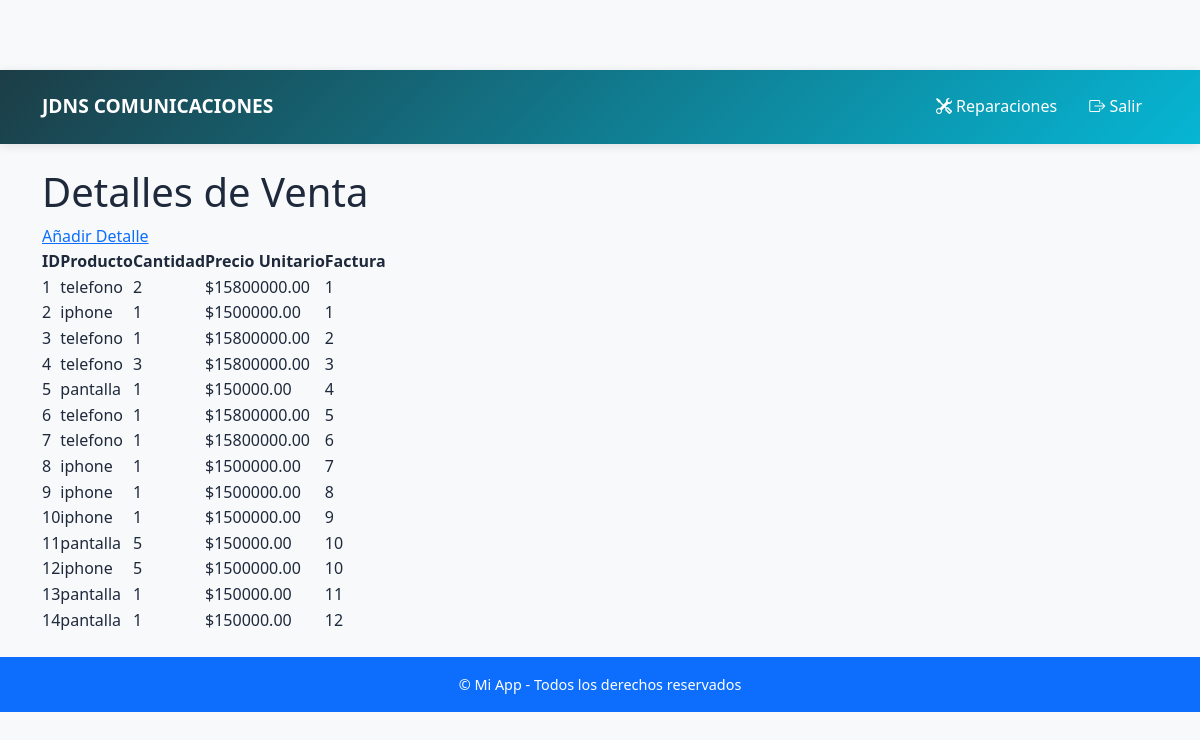
The page /detalle_venta/ (signed in) on the database as committed earlier.
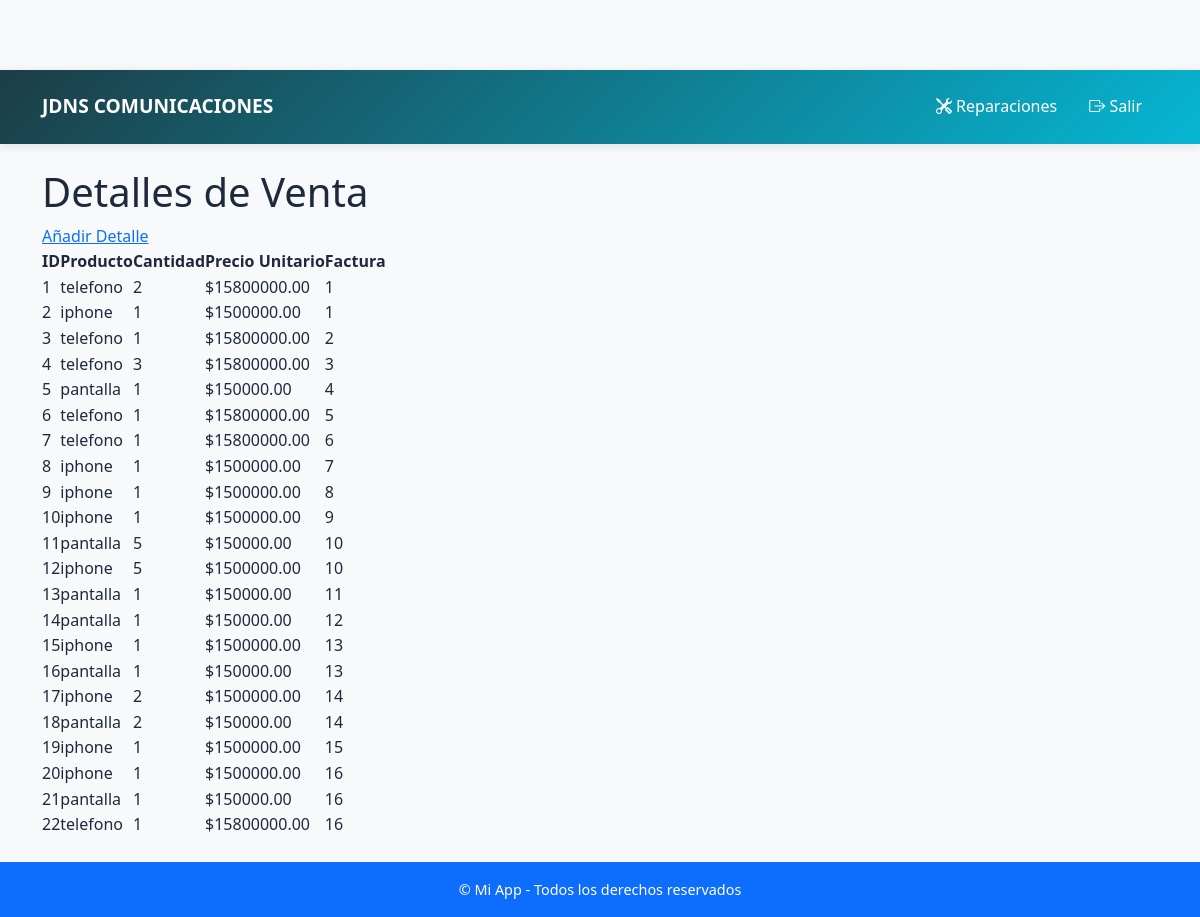
The same page on the database as committed later.
### app/models/users.py (models this page shows)
class DetalleVenta(db.Model):
    __tablename__ = 'detalle_venta'
    iddetalles = db.Column(db.Integer, primary_key=True)
    cantidad = db.Column(db.Integer, nullable=False)
    precio_unitario = db.Column(db.Numeric(10, 2), nullable=False)
    subtotal = db.Column(db.Numeric(10, 2), nullable=False)
    producto_idproducto = db.Column(db.Integer, db.ForeignKey('producto.idproducto'), nullable=False)
    ventas_factura_idventas_factura = db.Column(db.Integer, db.ForeignKey('ventas_factura.idventas_factura'), nullable=False)
    producto = db.relationship('Producto', backref='detalle_ventas')

class Producto(db.Model):
    _tablename_ = 'producto'
    idproducto = db.Column(db.Integer, primary_key=True)
    nombre = db.Column(db.String(100))
    descripcion = db.Column(db.Text)
    tipo = db.Column(db.Enum('repuesto', 'accesorio', 'telefonos', 'computadores'))
    precio_unitario = db.Column(db.Numeric(10, 2))
    stock = db.Column(db.Integer)
    imagen = db.Column(db.String(200))
    empresa_idempresa = db.Column(db.Integer, db.ForeignKey('empresa.idempresa'))

### app/routes/detalle_venta.py (the view)
@bp.route('/')
@login_required
def listar():
    detalles = DetalleVenta.query.all()
    return render_template('detalle_venta_list.html', detalles=detalles)

### app/models/users.py (called while the page is built)
    @property
    def is_authenticated(self):
        return True

### app/templates/detalle_venta_list.html (shortened to what this page needs)
{% extends "base.html" %}
{% block content %}
<h1>Detalles de Venta</h1>
<a href="{{ url_for('detalle_venta.nuevo') }}">Añadir Detalle</a>
<table>
    <thead>
        <tr>
            <th>ID</th>
            <th>Producto</th>
            <th>Cantidad</th>
            <th>Precio Unitario</th>
            <th>Factura</th>
        </tr>
    </thead>
    <tbody>
    {% for d in detalles %}
        <tr>
            <td>{{ d.iddetalles }}</td>
            <td>{{ d.producto.nombre }}</td>
            <td>{{ d.cantidad }}</td>
            <td>${{ "%.2f"|format(d.precio_unitario) }}</td>
            <td>{{ d.ventas_factura_idventas_factura }}</td>
        </tr>
    {% endfor %}
    </tbody>
</table>
{% endblock %}

### app/templates/base.html (shortened to what this page needs)
<!DOCTYPE html>
<html lang="es">
<head>
    <link href="https://cdn.jsdelivr.net/npm/bootstrap@5.3.3/dist/css/bootstrap.min.css" rel="stylesheet">
    <link href="https://cdn.jsdelivr.net/npm/bootstrap-icons@1.11.3/font/bootstrap-icons.css" rel="stylesheet">
    <link rel="stylesheet" href="{{ url_for('static', filename='style.css') }}">
</head>
<body class="bg-light">
<nav class="navbar navbar-expand-lg navbar-dark bg-primary">
        <div class="container">
            <a class="navbar-brand" href="{{ url_for('auth.login') }}">JDNS COMUNICACIONES</a>
            <div class="collapse navbar-collapse" id="navbarNav">
                <ul class="navbar-nav ms-auto">
                    <li class="nav-item">
                        <a class="nav-link" href="{{ url_for('reparacion.nueva_reparacion') }}">
                            <i class="bi bi-tools"></i> Reparaciones
                        </a>
                    </li>
                    {% if current_user.is_authenticated %}
                        <li class="nav-item">
                            <a class="nav-link" href="{{ url_for('auth.logout') }}">
                                <i class="bi bi-box-arrow-right"></i> Salir
                            </a>
                        </li>
                    {% endif %}
                </ul>
            </div>
        </div>
    </nav>
    <div class="container my-4">
        {% block content %}{% endblock %}
    </div>
    <footer class="bg-primary text-white text-center py-3 mt-auto">
        <p class="mb-0">&copy; {{ current_year }} Mi App - Todos los derechos reservados</p>
    </footer>
</body>
</html>

### app/static/style.css (style rules this page uses)
:root { --primary-color: #1c3d46; --secondary-color: #f97316; --accent-color: #06b6d4; --dark-bg: #1e293b; --light-bg: #f8fafc; --text-dark: #1e293b; --text-light: #64748b; --white: #ffffff; --gray-100: #f1f5f9; --gray-200: #e2e8f0; --gray-300: #cbd5e1; --gray-800: #1e293b; --gray-900: #0f172a; }
* { margin: 0; padding: 0; box-sizing: border-box; }
body { font-family: "Segoe UI", Tahoma, Geneva, Verdana, sans-serif; line-height: 1.6; color: var(--text-dark); background-color: var(--white); }
.navbar { background: linear-gradient(135deg, var(--primary-color), var(--accent-color)); box-shadow: 0 2px 10px rgba(0, 0, 0, 0.1); padding: 1rem 0; }
.navbar-brand { font-size: 1.8rem; font-weight: 700; color: var(--white) !important; text-decoration: none; }
.navbar-nav .nav-link { color: var(--white) !important; font-weight: 500; margin: 0 0.5rem; transition: color 0.3s ease; }
body { padding-top: 70px; background-color: #f8f9fa; font-family: 'Segoe UI', Tahoma, Geneva, Verdana, sans-serif; }
.navbar-brand { font-weight: 600; font-size: 1.2rem; }
footer { background-color: #212529; color: #adb5bd; font-size: 0.9rem; }

Rows that differ between the two databases and show on the page:
added DetalleVenta: iddetalles "15", producto.nombre "iphone", cantidad "1", precio_unitario "1500000.00", ventas_factura_idventas_factura "13"
added DetalleVenta: iddetalles "16", producto.nombre "pantalla", cantidad "1", precio_unitario "150000.00", ventas_factura_idventas_factura "13"
added DetalleVenta: iddetalles "17", producto.nombre "iphone", cantidad "2", precio_unitario "1500000.00", ventas_factura_idventas_factura "14"
added DetalleVenta: iddetalles "18", producto.nombre "pantalla", cantidad "2", precio_unitario "150000.00", ventas_factura_idventas_factura "14"
added DetalleVenta: iddetalles "19", producto.nombre "iphone", cantidad "1", precio_unitario "1500000.00", ventas_factura_idventas_factura "15"
added DetalleVenta: iddetalles "20", producto.nombre "iphone", cantidad "1", precio_unitario "1500000.00", ventas_factura_idventas_factura "16"
added DetalleVenta: iddetalles "21", producto.nombre "pantalla", cantidad "1", precio_unitario "150000.00", ventas_factura_idventas_factura "16"
added DetalleVenta: iddetalles "22", producto.nombre "telefono", cantidad "1", precio_unitario "15800000.00", ventas_factura_idventas_factura "16"
